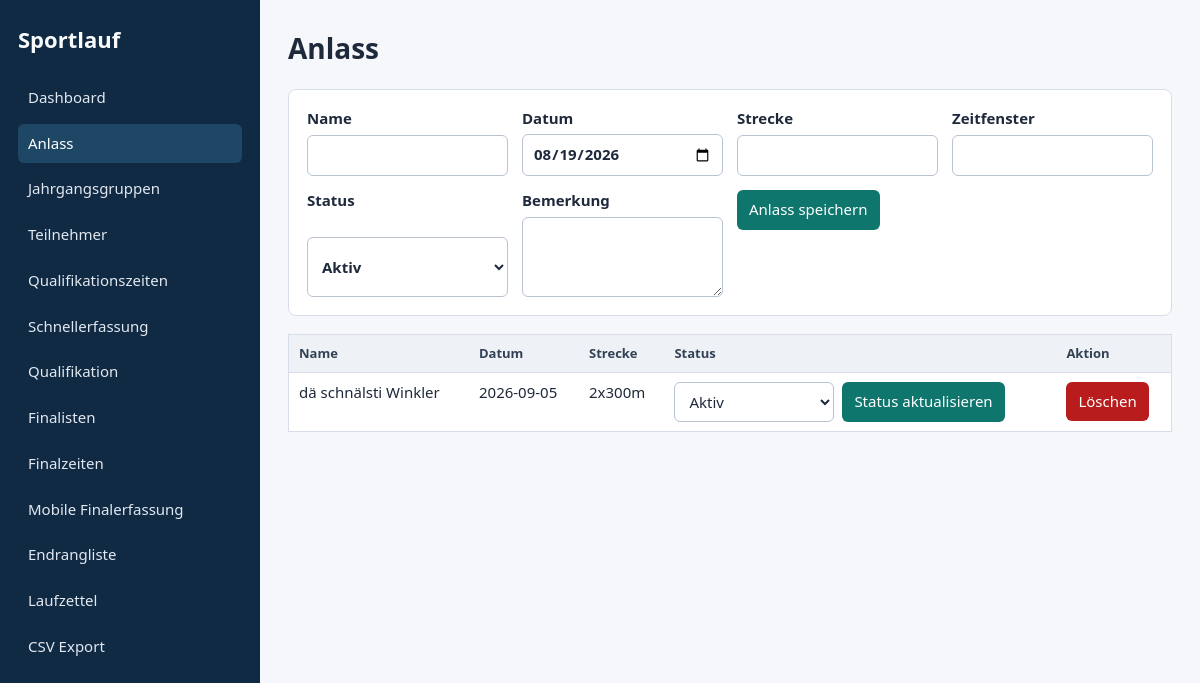
The app's page /events with its own data.
### tables this page shows
CREATE TABLE IF NOT EXISTS events (
    id INT AUTO_INCREMENT PRIMARY KEY,
    name VARCHAR(150) NOT NULL,
    event_date DATE NOT NULL,
    distance_label VARCHAR(50) NOT NULL,
    time_window VARCHAR(100) NULL,
    status ENUM('preparation', 'active', 'closed', 'archived') NOT NULL DEFAULT 'preparation',
    notes TEXT NULL,
    created_at DATETIME NOT NULL DEFAULT CURRENT_TIMESTAMP,
    updated_at DATETIME NOT NULL DEFAULT CURRENT_TIMESTAMP ON UPDATE CURRENT_TIMESTAMP
);

### public/index.php (the view, shortened to what this page needs)
<?php
function e(?string $value): string
{
    return htmlspecialchars((string)$value, ENT_QUOTES | ENT_SUBSTITUTE, 'UTF-8');
}
function config(): array
{
    $file = dirname(__DIR__) . '/config/database.php';
    if (!is_file($file)) {
        $file = dirname(__DIR__) . '/config/database.example.php';
    }
    return require $file;
}
function db(): PDO
{
    $config = config();
    $dsn = sprintf(
        'mysql:host=%s;dbname=%s;charset=%s',
        $config['host'],
        $config['database'],
        $config['charset'] ?? 'utf8mb4'
    );
    $pdo = new PDO($dsn, $config['username'], $config['password'], [
        PDO::ATTR_ERRMODE => PDO::ERRMODE_EXCEPTION,
        PDO::ATTR_DEFAULT_FETCH_MODE => PDO::FETCH_ASSOC,
    ]);
    return $pdo;
}
function render(string $title, callable $content): void
{
    $path = parse_url($_SERVER['REQUEST_URI'], PHP_URL_PATH) ?: '/';
    $links = [
        '/' => 'Dashboard',
        '/events' => 'Anlass',
        '/categories' => 'Jahrgangsgruppen',
        '/participants' => 'Teilnehmer',
        '/results' => 'Qualifikationszeiten',
        '/quick-entry' => 'Schnellerfassung',
        '/rankings/qualification' => 'Qualifikation',
        '/finalists' => 'Finalisten',
        '/final-results' => 'Finalzeiten',
        '/mobile-final-results' => 'Mobile Finalerfassung',
        '/rankings' => 'Endrangliste',
        '/sheets/pdf' => 'Laufzettel',
        '/export/csv' => 'CSV Export',
    ];
    ?><!doctype html>
<html lang="de">
<head>
    <link rel="stylesheet" href="/assets/css/app.css">
</head>
<body class="<?= $path === '/mobile-final-results' ? 'mobile-final-page' : '' ?>">
<div class="app">
    <aside class="sidebar">
        <div class="brand">Sportlauf</div>
        <nav class="nav">
            <?php foreach ($links as $href => $label): ?>
                <a class="<?= $path === $href ? 'active' : '' ?>" href="<?= e($href) ?>"><?= e($label) ?></a>
            <?php endforeach; ?>
        </nav>
    </aside>
    <main class="main">
        <h1><?= e($title) ?></h1>
        <?php $content(); ?>
    </main>
</div>
</body>
</html><?php
}
function eventStatuses(): array
{
    return [
        'preparation' => 'Vorbereitung',
        'active' => 'Aktiv',
        'closed' => 'Abgeschlossen',
        'archived' => 'Archiviert',
    ];
}
function eventStatusOptions(string $selected = 'preparation'): string
{
    $html = '';
    foreach (eventStatuses() as $value => $label) {
        $sel = $value === $selected ? ' selected' : '';
        $html .= sprintf('<option value="%s"%s>%s</option>', e($value), $sel, e($label));
    }
    return $html;
}
        ?><table>
    <?php
$method = $_SERVER['REQUEST_METHOD'];
$path = parse_url($_SERVER['REQUEST_URI'], PHP_URL_PATH) ?: '/';
try {
            ?><div class="panel">
            </div><?php
    if ($path === '/events' && $method === 'GET') {
        render('Anlass', function (): void {
            ?><div class="panel"><form method="post" class="grid">
                <label>Name<input required name="name"></label>
                <label>Datum<input required type="date" name="event_date" value="<?= date('Y-m-d') ?>"></label>
                <label>Strecke<input required name="distance_label"></label>
                <label>Zeitfenster<input name="time_window"></label>
                <label>Status<select name="status"><?= eventStatusOptions('active') ?></select></label>
                <label>Bemerkung<textarea name="notes"></textarea></label>
                <div><button>Anlass speichern</button></div>
            </form></div>
            <table><thead><tr><th>Name</th><th>Datum</th><th>Strecke</th><th>Status</th><th>Aktion</th></tr></thead><tbody><?php
            foreach (db()->query('SELECT * FROM events ORDER BY event_date DESC, id DESC') as $event) {
                echo '<tr><td>' . e($event['name']) . '</td><td>' . e($event['event_date']) . '</td><td>' . e($event['distance_label']) . '</td><td><form class="inline-form" method="post" action="/events/update"><input type="hidden" name="id" value="' . (int)$event['id'] . '"><select name="status">' . eventStatusOptions((string)$event['status']) . '</select><button>Status aktualisieren</button></form></td><td><form class="inline-form" method="post" action="/events/delete" onsubmit="return confirm(\'Diesen Anlass wirklich löschen? Kategorien, Teilnehmende und Zeiten werden ebenfalls gelöscht.\')"><input type="hidden" name="id" value="' . (int)$event['id'] . '"><button class="danger">Löschen</button></form></td></tr>';
            }
            ?></tbody></table><?php
        });
        return;
    }
            ?><div class="panel"><form method="post" class="grid">
            ?><div class="toolbar"><a class="button light" href="/rankings/pdf?type=final">Druck/PDF</a><a class="button light" href="/export/csv">CSV</a></div><?php
} catch (Throwable $e) {
    http_response_code(500);
    render('Fehler', static fn () => print '<div class="error">' . e($e->getMessage()) . '</div>');
}

### public/assets/css/app.css (style rules this page uses)
:root { --bg: #f5f7fb; --panel: #ffffff; --ink: #1e293b; --muted: #64748b; --line: #d8dee9; --accent: #0f766e; --accent-dark: #115e59; --warn: #92400e; --bad: #b91c1c; --ok: #047857; }
* { box-sizing: border-box; }
body { margin: 0; background: var(--bg); color: var(--ink); font-family: system-ui, -apple-system, BlinkMacSystemFont, "Segoe UI", sans-serif; font-size: 15px; line-height: 1.45; }
a { color: var(--accent-dark); }
.app { display: grid; grid-template-columns: 260px minmax(0, 1fr); min-height: 100vh; }
.sidebar { background: #102a43; color: #f8fafc; padding: 24px 18px; }
.brand { font-size: 22px; font-weight: 750; margin-bottom: 22px; }
.nav { display: grid; gap: 6px; }
.nav a { color: #e2e8f0; text-decoration: none; padding: 9px 10px; border-radius: 6px; }
.nav a:hover, .nav a.active { background: #1e4665; color: #fff; }
.main { padding: 28px; max-width: 1500px; width: 100%; }
h1 { margin: 0 0 20px; font-size: 28px; letter-spacing: 0; }
.inline-form { display: flex; gap: 8px; align-items: center; flex-wrap: wrap; }
.inline-form select { width: auto; min-width: 160px; }
.panel { background: var(--panel); border: 1px solid var(--line); border-radius: 8px; padding: 18px; margin: 0 0 18px; }
.grid { display: grid; grid-template-columns: repeat(auto-fit, minmax(190px, 1fr)); gap: 14px; }
label { display: grid; gap: 5px; font-weight: 650; }
input, select, textarea, button { font: inherit; }
input, select, textarea { width: 100%; border: 1px solid #b9c3d1; border-radius: 6px; padding: 8px 10px; background: #fff; color: var(--ink); }
textarea { min-height: 80px; resize: vertical; }
button, .button { border: 0; border-radius: 6px; background: var(--accent); color: #fff; padding: 9px 12px; text-decoration: none; display: inline-flex; align-items: center; gap: 6px; cursor: pointer; min-height: 38px; }
button.danger, .button.danger { background: var(--bad); }
table { width: 100%; border-collapse: collapse; background: #fff; border: 1px solid var(--line); }
th, td { padding: 9px 10px; border-bottom: 1px solid var(--line); text-align: left; vertical-align: top; }
th { background: #eef2f7; font-size: 13px; color: #334155; }

### records on screen
events: name "dä schnälsti Winkler", event_date "2026-09-05", distance_label "2x300m", status "Aktiv"

### other values on screen
$label "Dashboard"
$label "Anlass"
$label "Jahrgangsgruppen"
$label "Teilnehmer"
$label "Qualifikationszeiten"
$label "Schnellerfassung"
$label "Qualifikation"
$label "Finalisten"
$label "Finalzeiten"
$label "Mobile Finalerfassung"
$label "Endrangliste"
$label "Laufzettel"
$label "CSV Export"
$title "Anlass"
form field status "Aktiv"
